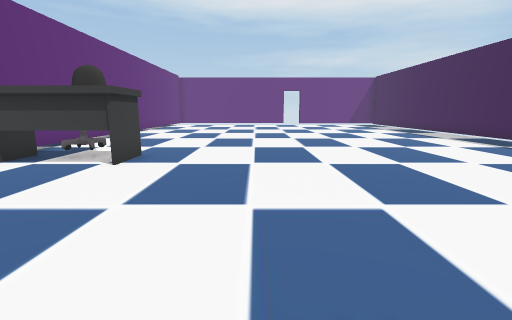
[1] (above)

15 first-person views from a walk through a 3-D level made in the Unity game engine. The camera is 1.2 m above the floor, tilts 10° down and sees 85° across. Doors are open. The floor is counted in squares, 1 m on a side. Each view is taken from the middle of a square. On the plan, view 1 faces up. The plan holds only what a view shows up to about 13 squares ahead; the rest is blank. The place goes on beyond the plan. The player character is not drawn. Some animated figures are left out.

[2]
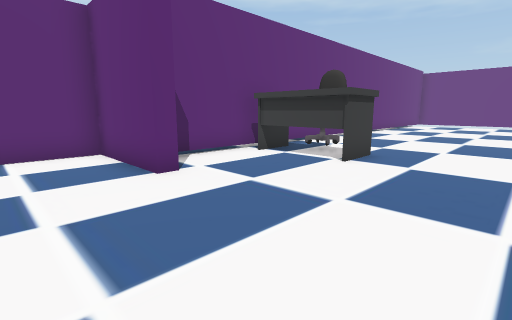

[3]
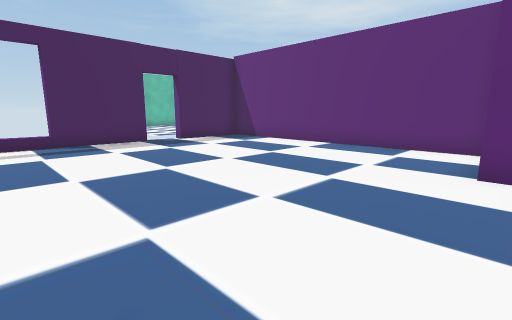

[4]
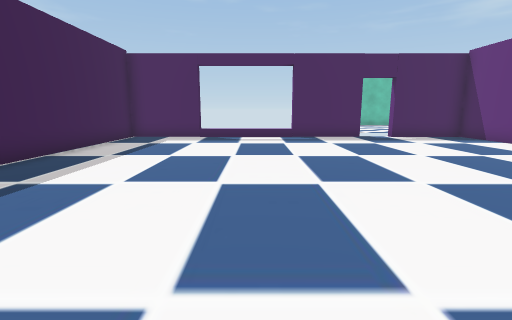

[5]
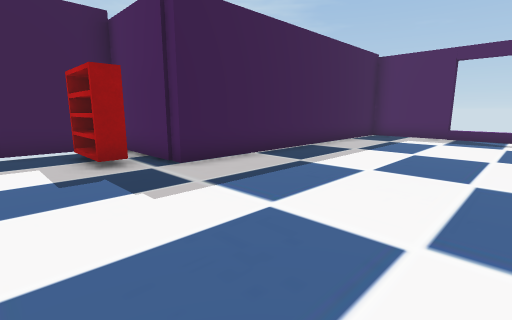

[6]
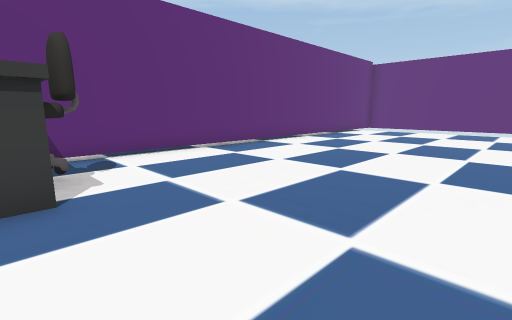

[7]
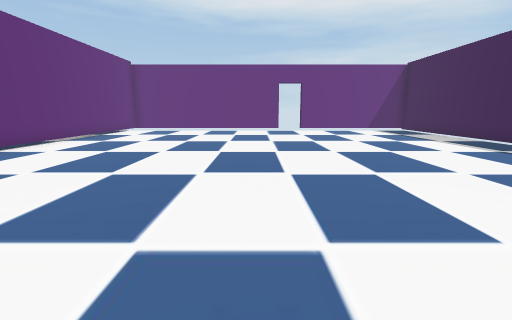

[8]
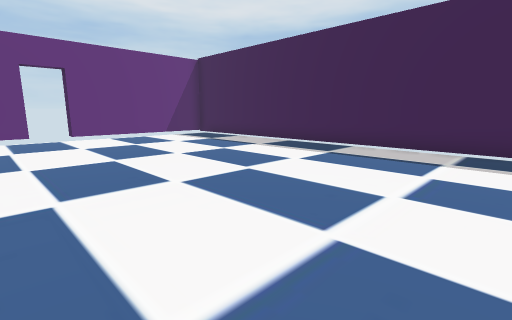

[9]
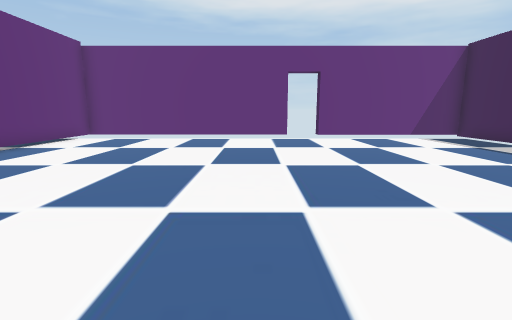

[10]
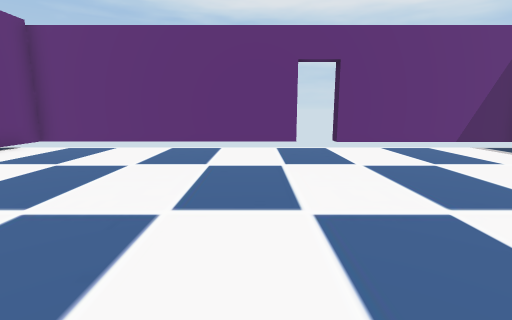

[11]
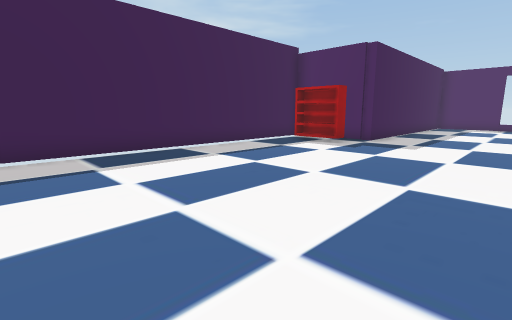

[12]
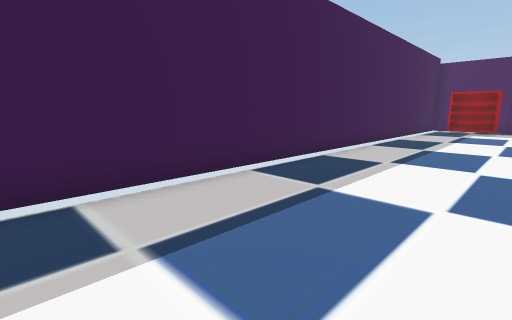

[13]
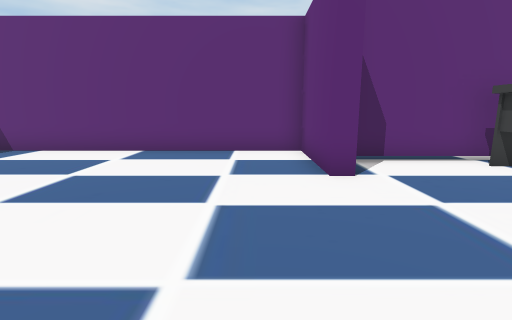

[14]
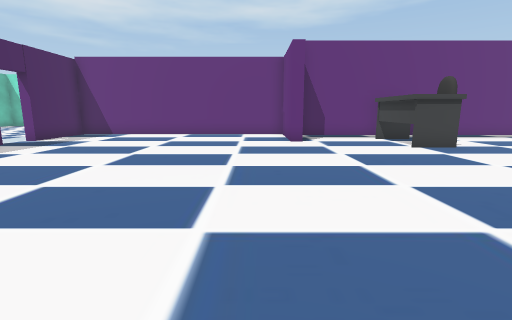

[15]
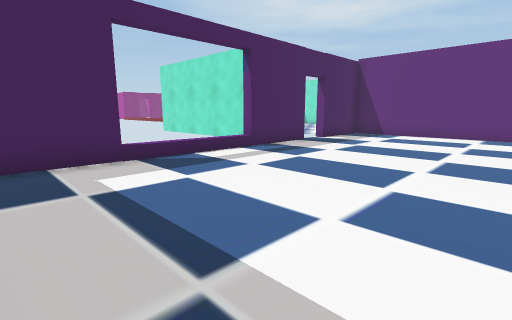

### Floor plan
Key: @ floor where view 1 was taken; # wall or solid block; . floor; / step, stairs or slope; D open door; T thing the floor can be seen under or through.
Columns run from 9 left of view 1 to 10 right of it. Each row starts with its distance up from view 1.
 25   ##########DD######
 24   #................#
 23   #................#
 22   #................#
 21   #................#
 20   #................#
 19   #................#
 18   #................#
 17   #................#
 16   #................#
 15   #................#
 14   #................#
 13   #................#
 12   #................#
 11   #................#
 10   #................#
  9   #................#
  8   #.TT.............#
  7   #TTTT............#
  6   ##TTT............#
  5   #................#
  4   #..............###
  3 ####.............##
  2 #...............##
  1 #...............#
  0 #........@......#
 -1 #...............#
 -2 #...............#
 -3 #...............#
 -4 #...............#
 -5 #...............#
 -6 #...............#
 -7 #...............#
 -8 ####DD###////####
 -9    ..  #
-10        #
-11        #

Positions as (right, up) in squares from view 1, and headings:
1: (0, 0), facing up
2: (0, 0), facing up-left
3: (1, 3), facing down-left
4: (1, 5), facing down
5: (1, 6), facing down-right
6: (1, 7), facing up-left
7: (1, 7), facing up
8: (1, 11), facing up-right
9: (1, 12), facing up
10: (1, 15), facing up
11: (2, 14), facing down-right
12: (6, 22), facing down-right
13: (0, 1), facing left
14: (6, 1), facing left
15: (6, -1), facing down-left
